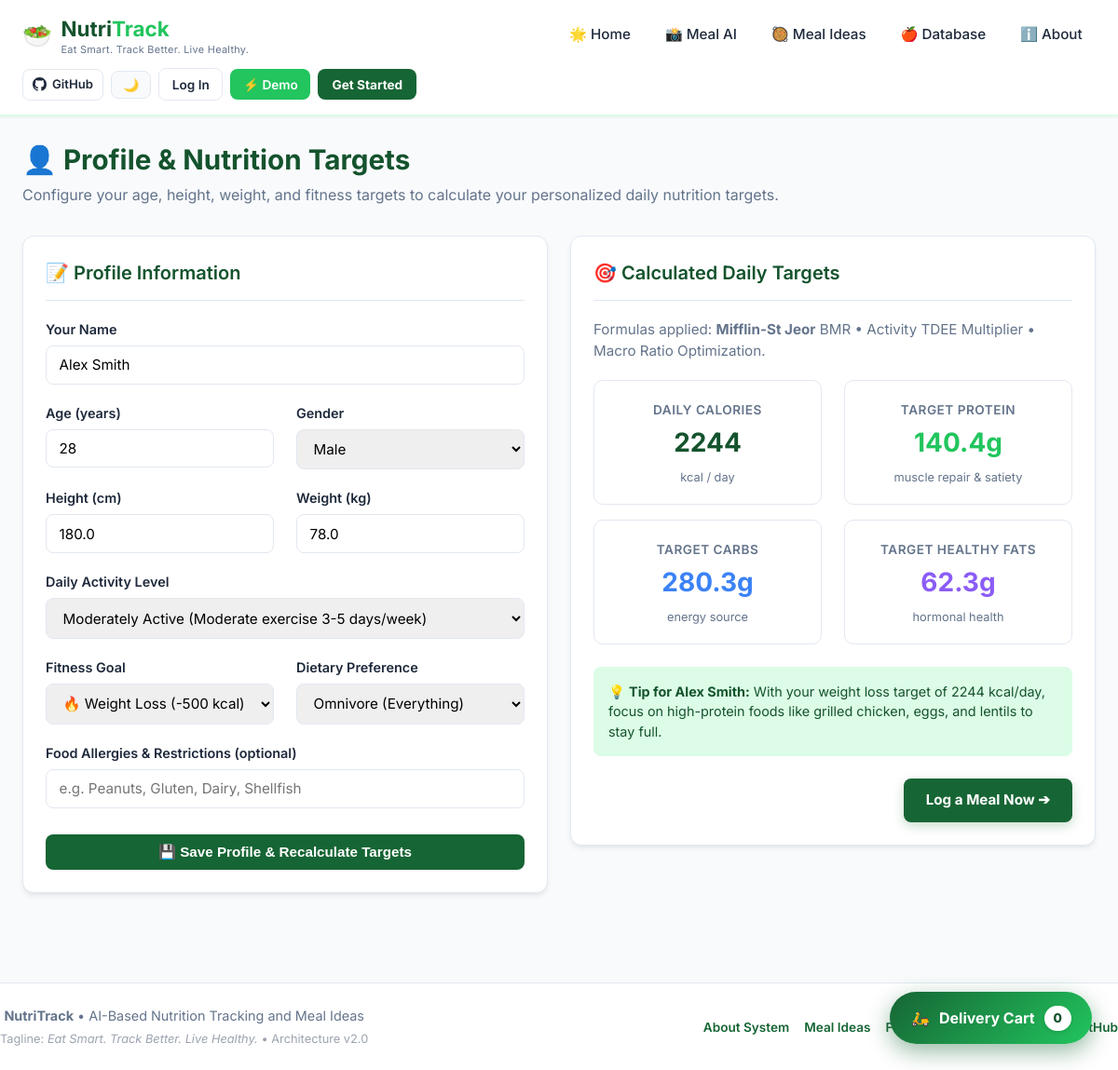
/profile, run on the app's committed database.
### tables this page shows
CREATE TABLE user_profiles (
            id INTEGER PRIMARY KEY AUTOINCREMENT,
            user_id INTEGER UNIQUE NOT NULL,
            name TEXT NOT NULL DEFAULT 'User',
            age INTEGER NOT NULL DEFAULT 25,
            gender TEXT NOT NULL DEFAULT 'male',
            height_cm REAL NOT NULL DEFAULT 175.0,
            weight_kg REAL NOT NULL DEFAULT 70.0,
            activity_level TEXT NOT NULL DEFAULT 'moderately_active',
            goal TEXT NOT NULL DEFAULT 'maintenance',
            diet_preference TEXT NOT NULL DEFAULT 'all',
            allergies TEXT DEFAULT '',
            daily_calorie_target REAL NOT NULL DEFAULT 2000.0,
            daily_protein_target REAL NOT NULL DEFAULT 120.0,
            daily_carb_target REAL NOT NULL DEFAULT 250.0,
            daily_fat_target REAL NOT NULL DEFAULT 60.0,
            updated_at TIMESTAMP DEFAULT CURRENT_TIMESTAMP,
            FOREIGN KEY (user_id) REFERENCES users(id) ON DELETE CASCADE
        );

### app.py (the view, shortened to what this page needs)
@app.route("/profile", methods=["GET", "POST"])
def profile_view():
    user_id = session.get("user_id", 1)
    profile = database.get_profile(user_id=user_id)
    return render_template("profile.html", profile=profile, active_page="profile")

### app.py (called while the page is built)
@app.context_processor
def inject_user_context():
    user_id = session.get("user_id")
    current_user = None
    user_pref = {"dark_mode": 0, "unit_system": "metric", "email_reminders": 1}
    if user_id:
        current_user = database.get_user_by_id(user_id)
        user_pref = database.get_user_preferences(user_id)
    return {
        "current_user": current_user,
        "is_logged_in": current_user is not None,
        "user_pref": user_pref,
        "today_date": date.today().isoformat()
    }

### database.py (called while the page is built)
def get_db_connection():
    conn = sqlite3.connect(DB_PATH)
    conn.row_factory = sqlite3.Row
    return conn

def get_profile(user_id=1):
    init_db()
    conn = get_db_connection()
    profile = conn.execute("SELECT * FROM user_profiles WHERE user_id = ?", (user_id,)).fetchone()
    if not profile:
        profile = conn.execute("SELECT * FROM user_profile WHERE id = ?", (user_id,)).fetchone()
    if not profile:
        profile = conn.execute("SELECT * FROM user_profile WHERE id = 1").fetchone()
    conn.close()
    return profile

### templates/profile.html (shortened to what this page needs)
{% extends "base.html" %}
{% block content %}
<div class="page-header">
    <h1>👤 Profile & Nutrition Targets</h1>
    <p>Configure your age, height, weight, and fitness targets to calculate your personalized daily nutrition targets.</p>
</div>
<div class="grid-2">
    <div class="card">
        <div class="card-header">
            <h2 class="card-title">📝 Profile Information</h2>
        </div>
        <form method="POST" action="{{ url_for('profile_view') }}">
            <div class="form-group">
                <label for="name">Your Name</label>
                <input type="text" id="name" name="name" class="form-control" value="{{ profile.name }}" required>
            </div>
            <div class="grid-2">
                <div class="form-group">
                    <label for="age">Age (years)</label>
                    <input type="number" id="age" name="age" class="form-control" min="10" max="120" value="{{ profile.age }}" required>
                </div>
                <div class="form-group">
                    <label for="gender">Gender</label>
                    <select id="gender" name="gender" class="form-control" required>
                        <option value="male" {% if profile.gender == 'male' %}selected{% endif %}>Male</option>
                    </select>
                </div>
            </div>
            <div class="grid-2">
                <div class="form-group">
                    <label for="height_cm">Height (cm)</label>
                    <input type="number" step="0.1" id="height_cm" name="height_cm" class="form-control" min="50" max="250" value="{{ profile.height_cm }}" required>
                </div>
                <div class="form-group">
                    <label for="weight_kg">Weight (kg)</label>
                    <input type="number" step="0.1" id="weight_kg" name="weight_kg" class="form-control" min="20" max="300" value="{{ profile.weight_kg }}" required>
                </div>
            </div>
            <div class="form-group">
                <label for="activity_level">Daily Activity Level</label>
                <select id="activity_level" name="activity_level" class="form-control" required>
                    <option value="moderately_active" {% if profile.activity_level == 'moderately_active' %}selected{% endif %}>Moderately Active (Moderate exercise 3-5 days/week)</option>
                </select>
            </div>
            <div class="grid-2">
                <div class="form-group">
                    <label for="goal">Fitness Goal</label>
                    <select id="goal" name="goal" class="form-control" required>
                        <option value="weight_loss" {% if profile.goal == 'weight_loss' %}selected{% endif %}>🔥 Weight Loss (-500 kcal)</option>
                    </select>
                </div>
                <div class="form-group">
                    <label for="diet_preference">Dietary Preference</label>
                    <select id="diet_preference" name="diet_preference" class="form-control" required>
                        <option value="all" {% if profile.diet_preference == 'all' %}selected{% endif %}>Omnivore (Everything)</option>
                    </select>
                </div>
            </div>
            <div class="form-group">
                <label for="allergies">Food Allergies & Restrictions (optional)</label>
                <input type="text" id="allergies" name="allergies" class="form-control" value="{{ profile.allergies or '' }}" placeholder="e.g. Peanuts, Gluten, Dairy, Shellfish">
            </div>
            <button type="submit" class="btn btn-primary" style="width: 100%; margin-top: 0.5rem;">
                💾 Save Profile & Recalculate Targets
            </button>
        </form>
    </div>
    <div>
        <div class="card">
            <div class="card-header">
                <h2 class="card-title">🎯 Calculated Daily Targets</h2>
            </div>
            <p style="color: var(--text-muted); font-size: 0.95rem; margin-bottom: 1.25rem;">
                Formulas applied: <strong>Mifflin-St Jeor</strong> BMR &bull; Activity TDEE Multiplier &bull; Macro Ratio Optimization.
            </p>
            <div class="grid-2">
                <div class="metric-box">
                    <span class="metric-label">Daily Calories</span>
                    <div class="metric-value">{{ profile.daily_calorie_target|round|int }}</div>
                    <span class="metric-sub">kcal / day</span>
                </div>
                <div class="metric-box">
                    <span class="metric-label">Target Protein</span>
                    <div class="metric-value" style="color: var(--secondary);">{{ profile.daily_protein_target|round(1) }}g</div>
                    <span class="metric-sub">muscle repair & satiety</span>
                </div>
            </div>
            <div class="grid-2" style="margin-top: 1rem;">
                <div class="metric-box">
                    <span class="metric-label">Target Carbs</span>
                    <div class="metric-value" style="color: #3b82f6;">{{ profile.daily_carb_target|round(1) }}g</div>
                    <span class="metric-sub">energy source</span>
                </div>
                <div class="metric-box">
                    <span class="metric-label">Target Healthy Fats</span>
                    <div class="metric-value" style="color: #8b5cf6;">{{ profile.daily_fat_target|round(1) }}g</div>
                    <span class="metric-sub">hormonal health</span>
                </div>
            </div>
            <div style="margin-top: 1.5rem; padding: 1rem; background-color: var(--primary-light); border-radius: 8px; font-size: 0.9rem; color: var(--primary-dark);">
                💡 <strong>Tip for {{ profile.name }}:</strong>
                {% if profile.goal == 'weight_loss' %}
                    With your weight loss target of {{ profile.daily_calorie_target|round|int }} kcal/day, focus on high-protein foods like grilled chicken, eggs, and lentils to stay full.
                {% elif profile.goal == 'muscle_gain' %}
                    For muscle gain, ensure you hit at least {{ profile.daily_protein_target|round(1) }}g of protein every day along with regular resistance training!
                {% else %}
                    You are in maintenance mode. Aim for consistency across your three main meals and hydration.
                {% endif %}
            </div>
            <div style="margin-top: 1.5rem; display: flex; justify-content: flex-end;">
                <a href="{{ url_for('upload_view') }}" class="btn btn-primary" style="padding: 0.75rem 1.5rem; font-weight: 700; display: inline-flex; align-items: center; gap: 0.5rem; box-shadow: 0 4px 12px rgba(40,122,69,0.25);">
                    Log a Meal Now ➔
                </a>
            </div>
        </div>
    </div>
</div>
{% endblock %}

### static/css/style.css (style rules this page uses)
:root { --primary: #166534; --primary-dark: #14532d; --primary-light: #dcfce7; --secondary: #22c55e; --secondary-light: #f0fdf4; --accent: #dcfce7; --text-dark: #1e293b; --text-muted: #64748b; --border: #e2e8f0; --card-bg: #ffffff; --bg-light: #f8fafc; --danger: #ef4444; --success: #16a34a; --warning: #f59e0b; --radius: 12px; --shadow: 0 4px 6px -1px rgba(0, 0, 0, 0.07), 0 2px 4px -2px rgba(0, 0, 0, 0.05); --shadow-lg: 0 10px 15px -3px rgba(0, 0, 0, 0.1), 0 4px 6px -4px rgba(0, 0, 0, 0.05); }
* { box-sizing: border-box; margin: 0; padding: 0; }
body { font-family: 'Inter', -apple-system, BlinkMacSystemFont, "Segoe UI", Roboto, sans-serif; background-color: var(--bg-light); color: var(--text-dark); line-height: 1.5; min-height: 100vh; display: flex; flex-direction: column; }
.page-header { margin-bottom: 2rem; }
.page-header h1 { font-size: 1.85rem; color: var(--primary-dark); font-weight: 700; display: flex; align-items: center; gap: 0.5rem; }
.page-header p { color: var(--text-muted); font-size: 1rem; margin-top: 0.25rem; }
.card { background: var(--card-bg); border-radius: var(--radius); padding: 1.5rem; box-shadow: var(--shadow); border: 1px solid var(--border); margin-bottom: 1.5rem; }
.card-header { border-bottom: 1px solid var(--border); padding-bottom: 0.85rem; margin-bottom: 1.25rem; display: flex; justify-content: space-between; align-items: center; }
.card-title { font-size: 1.25rem; font-weight: 600; color: var(--primary-dark); display: flex; align-items: center; gap: 0.5rem; }
.grid-2 { display: grid; grid-template-columns: 1fr 1fr; gap: 1.5rem; }
.btn { display: inline-flex; align-items: center; justify-content: center; gap: 0.4rem; font-weight: 600; font-size: 0.95rem; padding: 0.65rem 1.25rem; border-radius: 8px; border: none; cursor: pointer; text-decoration: none; transition: all 0.2s ease; }
.btn-primary { background-color: var(--primary); color: #ffffff; }
.form-group { margin-bottom: 1.25rem; }
.form-group label { display: block; font-weight: 600; font-size: 0.9rem; margin-bottom: 0.4rem; color: var(--text-dark); }
.form-control { width: 100%; padding: 0.65rem 0.85rem; border: 1.5px solid var(--border); border-radius: 8px; font-size: 0.95rem; transition: border-color 0.2s ease; font-family: inherit; }
.metric-box { background: #ffffff; border: 1.5px solid var(--border); border-radius: 10px; padding: 1.1rem; text-align: center; transition: transform 0.2s ease; }
.metric-value { font-size: 1.75rem; font-weight: 700; color: var(--primary-dark); margin: 0.2rem 0; }
.metric-label { font-size: 0.85rem; text-transform: uppercase; font-weight: 600; color: var(--text-muted); letter-spacing: 0.5px; }
.metric-sub { font-size: 0.8rem; color: var(--text-muted); }

### data on the page
user_profiles: name "Alex Smith", age "28", gender "Male", height_cm "180.0", weight_kg "78.0", activity_level "Moderately Active (Moderate exercise 3-5 days/week)", goal "🔥 Weight Loss (-500 kcal)", diet_preference "Omnivore (Everything)", daily_calorie_target "2244", daily_protein_target "140.4", daily_carb_target "280.3", daily_fat_target "62.3"
